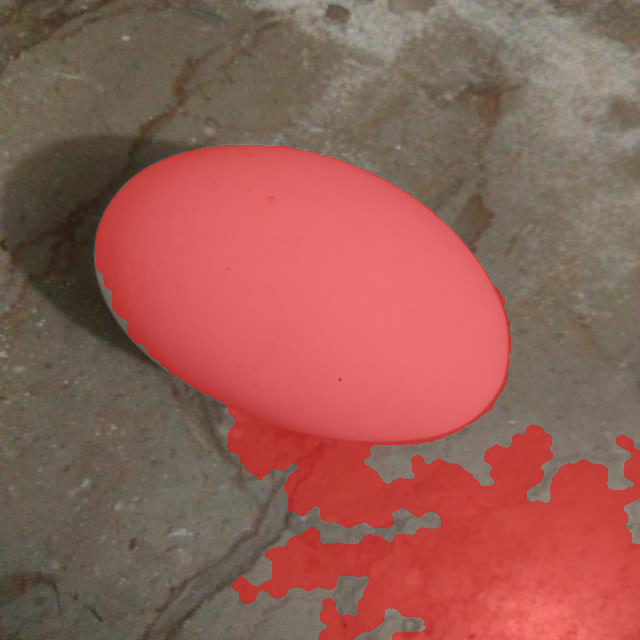
#> input picture task2_trial7_grabcut_trimap/not_damaged_101_jpg.rf.479d12a2b41a5ec6d718dcdabd14b0c9_overlay.png, 640 x 640 px
$ python -i task2_step7_grabcut_trimap.py   (imports and definitions only)
#> lines starting #> are read from the running program, lines starting #| are printed output that depends on the picture; after the words box and inside, x2 and y2 are one past the last pixel; in counts of white or black regions, pixels touching at a corner belong together
"""
Task 2 - Trial 7: GrabCut with proper trimap seeding (not just a rectangle)
+ stricter skin filter + background-bleed sanity retry.

Diagnosis from Trial 6 (8/8 dev images reviewed):
  - 1/8 clean success (rock bg), 1/8 near-success (paper), rest failed in
    two distinct ways:
  (A) Skin removal ate into egg highlights (pale/low-saturation pixels were
      wrongly caught by the YCrCb skin range) -> fix: require a saturation
      floor so only actually-saturated skin tones are removed.
  (B) Plain-rectangle seeding gives GrabCut no guaranteed-foreground
      anchor, so on busy/textured backgrounds (steel pan, ash/rock,
      patterned cloth) the color-GMM optimizer sometimes flips which
      cluster it calls "foreground" -> on the cloth image this produced a
      complete inversion (textured cloth labeled FG, smooth egg labeled BG).
      Fix: seed with a real trimap (sure-bg border, probable-bg band,
      probable-fg band, sure-fg center core) so the optimizer has a strong
      anchor and can't flip the whole frame.

Added: a size-sanity retry (not a shape/circularity filter) -- if the
resulting mask is implausibly large (likely background bleed), retry once
with a tighter trimap. This is just a sanity gate, it does not re-introduce
the discarded contour-scoring approach.
"""

import cv2
import numpy as np
from pathlib import Path

from task2_step0_split import load_or_build_split


def build_trimap_mask(h, w,
                       sure_bg_frac=0.05,
                       prob_bg_frac=0.18,
                       prob_fg_frac=0.35):
    """
    Nested-rectangle trimap:
      0..sure_bg_frac from edge          -> GC_BGD  (sure background)
      sure_bg_frac..prob_bg_frac         -> GC_PR_BGD
      prob_bg_frac..prob_fg_frac         -> GC_PR_FGD
      beyond prob_fg_frac (center core)  -> GC_FGD  (sure foreground)
    """
    mask = np.full((h, w), cv2.GC_PR_BGD, np.uint8)

    def rect_from_frac(f):
        mx, my = int(w * f), int(h * f)
        return mx, my, w - mx, h - my

    # start everything as sure background, then carve inward
    mask[:, :] = cv2.GC_BGD
    x, y, rw, rh = rect_from_frac(sure_bg_frac)
    mask[y:y + rh, x:x + rw] = cv2.GC_PR_BGD

    x, y, rw, rh = rect_from_frac(prob_bg_frac)
    mask[y:y + rh, x:x + rw] = cv2.GC_PR_FGD

    x, y, rw, rh = rect_from_frac(prob_fg_frac)
    mask[y:y + rh, x:x + rw] = cv2.GC_FGD

    return mask


def run_grabcut_trimap(image_bgr, sure_bg_frac, prob_bg_frac, prob_fg_frac,
                        iterations=6):
    h, w = image_bgr.shape[:2]
    mask = build_trimap_mask(h, w, sure_bg_frac, prob_bg_frac, prob_fg_frac)
    bgd_model = np.zeros((1, 65), np.float64)
    fgd_model = np.zeros((1, 65), np.float64)
    try:
        cv2.grabCut(image_bgr, mask, None, bgd_model, fgd_model,
                    iterations, cv2.GC_INIT_WITH_MASK)
    except cv2.error:
        return np.zeros((h, w), bool)
    return np.isin(mask, [cv2.GC_FGD, cv2.GC_PR_FGD])


def clean_mask(mask, min_area=200):
    m = mask.astype(np.uint8)
    n, labels, stats, _ = cv2.connectedComponentsWithStats(m, connectivity=8)
    if n <= 1:
        return None
    largest = 1 + int(np.argmax(stats[1:, cv2.CC_STAT_AREA]))
    m = (labels == largest).astype(np.uint8)
    if m.sum() < min_area:
        return None
    contours, _ = cv2.findContours(m, cv2.RETR_EXTERNAL, cv2.CHAIN_APPROX_SIMPLE)
    filled = np.zeros_like(m)
    cv2.drawContours(filled, contours, -1, 1, thickness=cv2.FILLED)
    return filled.astype(bool)


def skin_mask_ycrcb(image_bgr, min_saturation=40):
    """Skin color in YCrCb, gated by HSV saturation so pale/white egg
    highlights (low saturation) are never classified as skin."""
    ycrcb = cv2.cvtColor(image_bgr, cv2.COLOR_BGR2YCrCb)
    lower = np.array([0, 133, 77], np.uint8)
    upper = np.array([255, 173, 127], np.uint8)
    chroma_mask = cv2.inRange(ycrcb, lower, upper)

    hsv = cv2.cvtColor(image_bgr, cv2.COLOR_BGR2HSV)
    sat_mask = (hsv[:, :, 1] >= min_saturation).astype(np.uint8) * 255

    mask = cv2.bitwise_and(chroma_mask, sat_mask)
    kernel = cv2.getStructuringElement(cv2.MORPH_ELLIPSE, (7, 7))
    mask = cv2.morphologyEx(mask, cv2.MORPH_CLOSE, kernel, iterations=2)
    mask = cv2.morphologyEx(mask, cv2.MORPH_OPEN, kernel, iterations=1)
    return mask > 0


def segment(image_bgr, use_skin_removal=True, bleed_frac_thresh=0.55):
    h, w = image_bgr.shape[:2]
    total = h * w

    # pass 1: normal trimap
    fg = run_grabcut_trimap(image_bgr, 0.05, 0.18, 0.35)
    retried = False

    frac = fg.sum() / total
    if frac > bleed_frac_thresh:
        # pass 2: tighter core, bigger sure-bg border -> stronger anchor
        fg2 = run_grabcut_trimap(image_bgr, 0.10, 0.28, 0.45)
        retried = True
        if fg2.sum() / total < frac:
            fg = fg2

    if use_skin_removal:
        skin = skin_mask_ycrcb(image_bgr)
        fg = fg & (~skin)

    cleaned = clean_mask(fg)
    final_frac = (cleaned.sum() / total) if cleaned is not None else 0.0
    return cleaned, fg, retried, final_frac


def draw_overlay(image_bgr, mask):
    overlay = image_bgr.copy()
    if mask is not None:
        overlay[mask] = (0.5 * overlay[mask] + 0.5 * np.array([0, 0, 255])).astype(np.uint8)
    return overlay


# [29 lines not run here, left out]

>>> import cv2
>>> picture = cv2.imread('task2_trial7_grabcut_trimap/not_damaged_101_jpg.rf.479d12a2b41a5ec6d718dcdabd14b0c9_overlay.png')
#> picture is the input picture: shape (640, 640, 3); mean B, G, R 85.4, 94.2, 148.2
>>> result = segment(picture)
#> in segment, `fg = run_grabcut_trimap(image_bgr, 0.05, 0.18, 0.35)`:
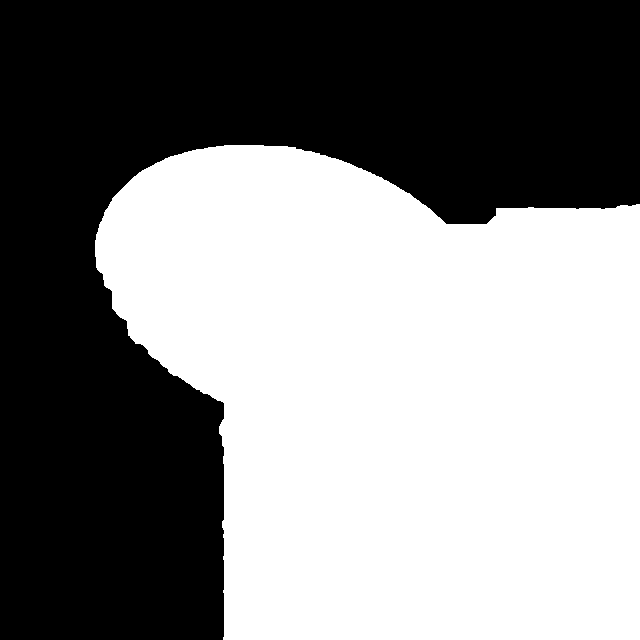
#> fg: shape (640, 640) bool; 51.8% white; 1 black region, box (x1, y1, x2, y2) and area: (0, 0, 640, 640) 197524
#> in segment, `frac = fg.sum() / total`: frac = 0.518
#> in skin_mask_ycrcb, `ycrcb = cv2.cvtColor(image_bgr, cv2.COLOR_BGR2YCrCb)`: ycrcb: shape (640, 640, 3); mean of channels 0, 1, 2 109.4, 155.7, 114.5
#> in skin_mask_ycrcb, `chroma_mask = cv2.inRange(ycrcb, lower, upper)`:
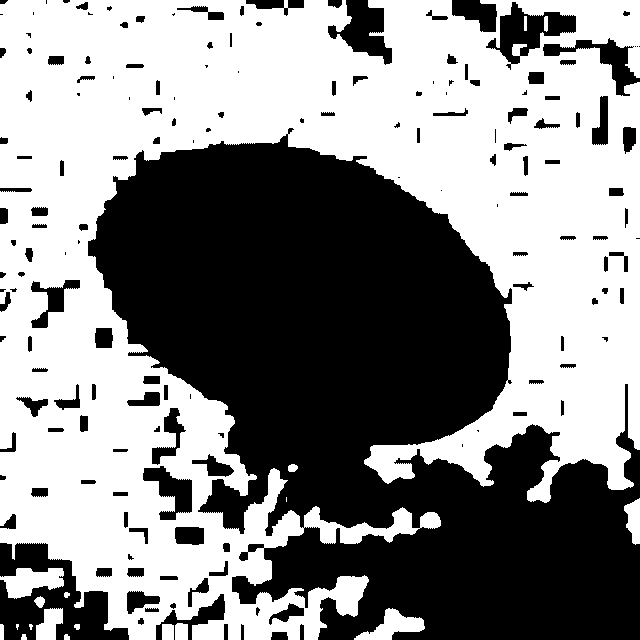
#> chroma_mask: shape (640, 640); 54% white; 167 black regions (39 under 20 px), largest, box (x1, y1, x2, y2) and area: (88, 128, 640, 640) 159692, (0, 543, 129, 640) 6293, (486, 2, 576, 70) 2352
#> in skin_mask_ycrcb, `hsv = cv2.cvtColor(image_bgr, cv2.COLOR_BGR2HSV)`: hsv: shape (640, 640, 3); mean H, S, V 25.8, 94.7, 148.2
#> in skin_mask_ycrcb, `sat_mask = (hsv[:, :, 1] >= min_saturation).astype(np.uint8) * 255`:
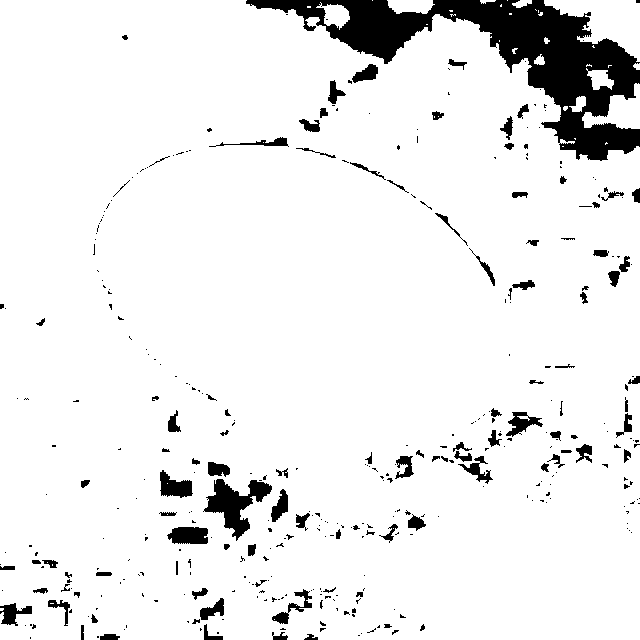
#> sat_mask: shape (640, 640); 92.3% white; 382 black regions (275 under 20 px), largest, box (x1, y1, x2, y2) and area: (246, 0, 640, 161) 18433, (203, 479, 272, 541) 1720, (167, 527, 208, 544) 596
#> in skin_mask_ycrcb, `mask = cv2.bitwise_and(chroma_mask, sat_mask)`: mask: shape (640, 640); 50.3% white; 222 black regions (97 under 20 px), largest, box (x1, y1, x2, y2) and area: (88, 128, 640, 640) 163148, (246, 0, 640, 161) 18876, (0, 543, 129, 640) 6304
#> in skin_mask_ycrcb, `mask = cv2.morphologyEx(mask, cv2.MORPH_CLOSE, kernel, iterations=2)`:
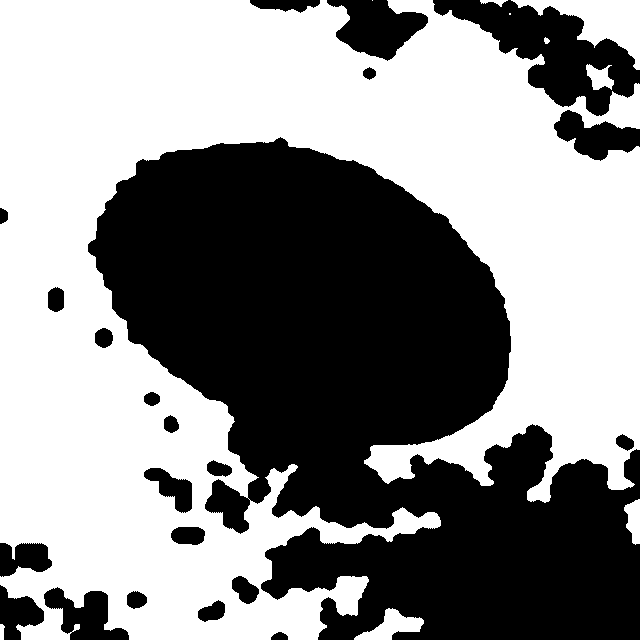
#> mask: shape (640, 640); 55.2% white; 22 black regions, largest, box (x1, y1, x2, y2) and area: (88, 137, 640, 640) 157305, (433, 0, 640, 116) 9967, (327, 0, 428, 61) 3602
#> in skin_mask_ycrcb, `mask = cv2.morphologyEx(mask, cv2.MORPH_OPEN, kernel, iterations=1)`:
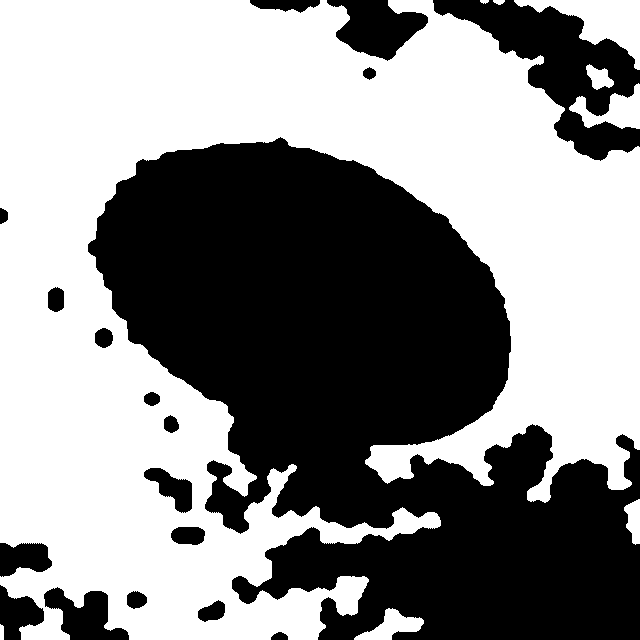
#> mask: shape (640, 640); 55.1% white; 18 black regions, largest, box (x1, y1, x2, y2) and area: (88, 137, 640, 640) 158486, (433, 0, 640, 161) 12564, (327, 0, 428, 61) 3610
#> in segment, `fg = fg & (~skin)`:
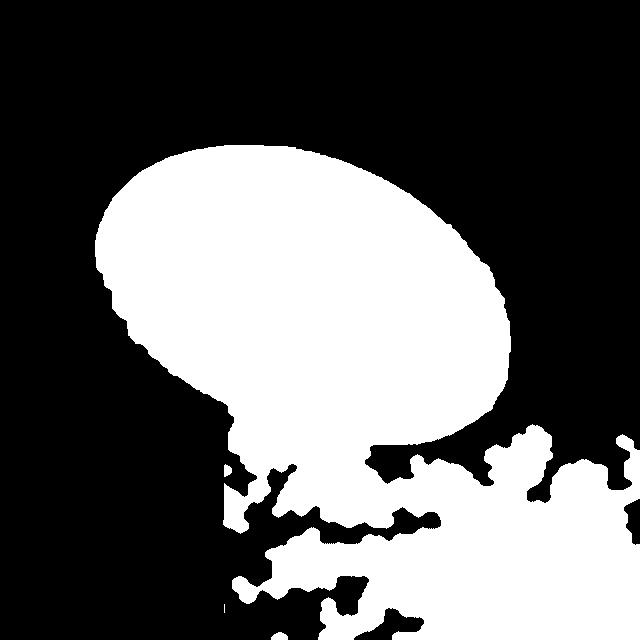
#> fg: shape (640, 640) bool; 38.2% white; 4 white regions (1 under 20 px), largest, box (x1, y1, x2, y2) and area: (95, 145, 640, 640) 156428, (271, 632, 288, 640) 105, (224, 464, 232, 477) 77
#> in clean_mask, `n, labels, stats, _ = cv2.connectedComponentsWithStats(m, connectivity..`:
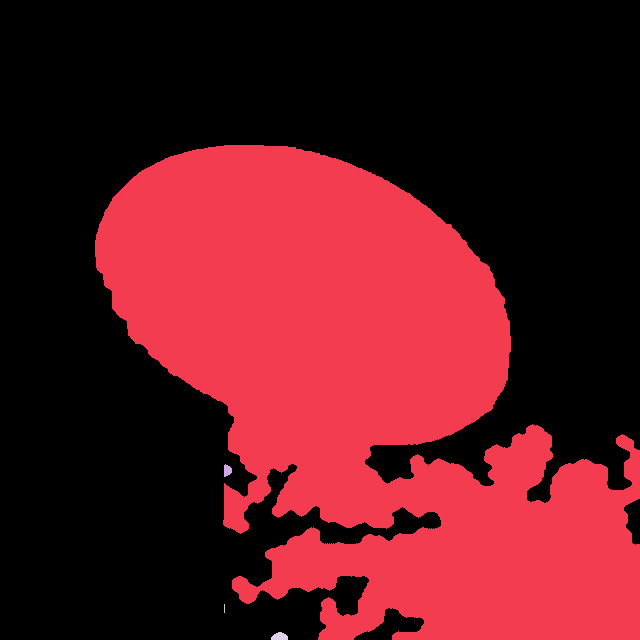
#> labels: shape (640, 640) int32; 5 distinct labels, from 0 to 4; one colour per label, 0 black
#> in clean_mask, `n, labels, stats, _ = cv2.connectedComponentsWithStats(m, connectivity..`: n = 5; stats = [[0, 0, 640, 640, 252981], [95, 145, 545, 495, 156428], [224, 464, 8, 13, 77], [224, 604, 1, 9, 9], [271, 632, 17, 8, 105]]
#> in clean_mask, `largest = 1 + int(np.argmax(stats[1:, cv2.CC_STAT_AREA]))`: largest = 1
#> in clean_mask, `m = (labels == largest).astype(np.uint8)`: m: shape (640, 640); values 0 (black) and 1 (white), 38.2% white; 1 white region
#> in clean_mask, `contours, _ = cv2.findContours(m, cv2.RETR_EXTERNAL, cv2.CHAIN_APPROX_..`: contours = 1 contour; box (x1, y1, x2, y2) and area: (95, 145, 640, 640) 154838
#> in segment, `final_frac = (cleaned.sum() / total) if cleaned is not None else 0.0`: final_frac = 0.382

$ run again, on task2_trial7_grabcut_trimap/not_damaged_1_jpg.rf.d74c98a14f068b48c1f58fd573361f1f_overlay.png
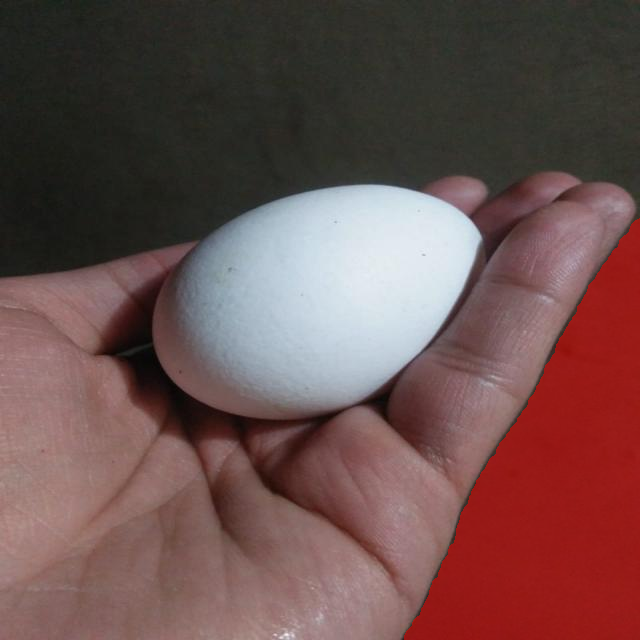
#> input picture task2_trial7_grabcut_trimap/not_damaged_1_jpg.rf.d74c98a14f068b48c1f58fd573361f1f_overlay.png, 640 x 640 px
#> picture is the input picture: shape (640, 640, 3); mean B, G, R 78.2, 80, 108.7
#> in segment, `fg = run_grabcut_trimap(image_bgr, 0.05, 0.18, 0.35)`:
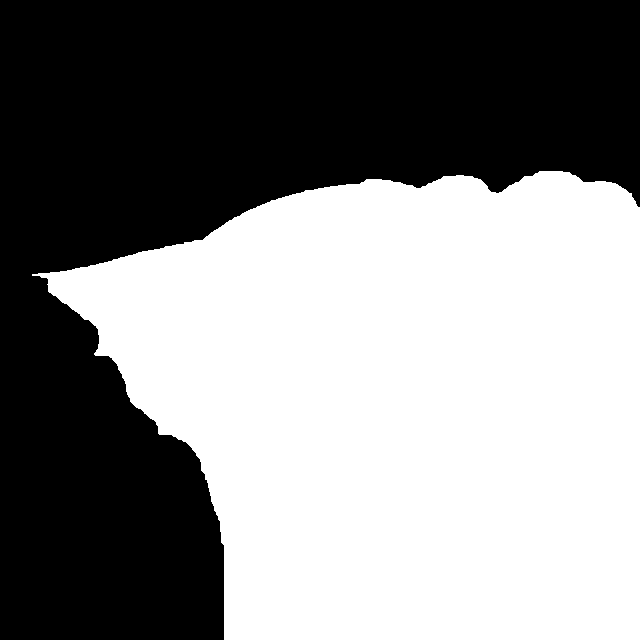
#> fg: shape (640, 640) bool; 52.1% white; 1 black region, box (x1, y1, x2, y2) and area: (0, 0, 640, 640) 196050
#> frac = 0.521
#> ycrcb: shape (640, 640, 3); mean of channels 0, 1, 2 88.4, 142.4, 122.2
#> chroma_mask: shape (640, 640); 40.6% white; 5 white regions (4 under 20 px), largest, box (x1, y1, x2, y2) and area: (0, 170, 639, 640) 166103
#> hsv: shape (640, 640, 3); mean H, S, V 42.8, 75.9, 111.7
#> sat_mask: shape (640, 640); 65.2% white; 198 black regions (160 under 20 px), largest, box (x1, y1, x2, y2) and area: (0, 0, 640, 410) 134912, (0, 170, 96, 240) 3060, (0, 104, 21, 128) 366
#> labels: shape (640, 640) int32; 14 distinct labels, from 0 to 13
#> n = 14; stats = 14 rows, first 6: [0, 0, 640, 640, 301748], [524, 176, 1, 1, 1], [176, 179, 311, 231, 52112], [485, 184, 12, 12, 55], [503, 189, 2, 2, 2], [499, 192, 1, 1, 1]
#> largest = 6
#> in clean_mask, `m = (labels == largest).astype(np.uint8)`:
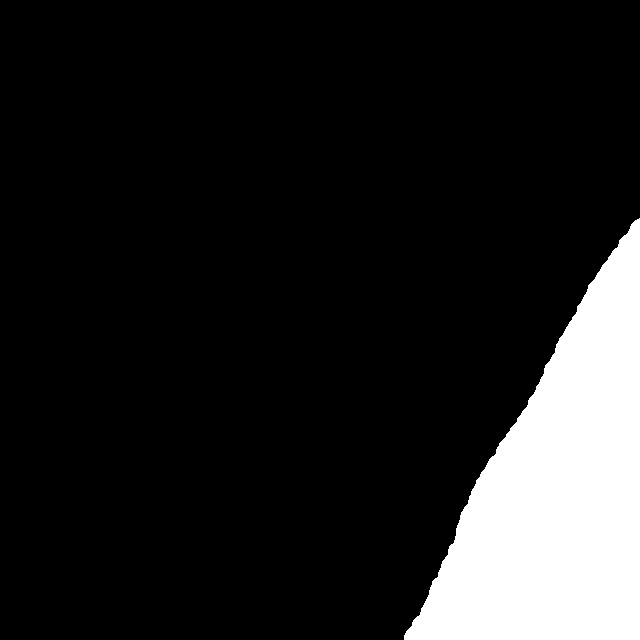
#> m: shape (640, 640); values 0 (black) and 1 (white), 13.1% white; 1 white region
#> contours = 1 contour; box (x1, y1, x2, y2) and area: (404, 218, 640, 640) 53122
#> final_frac = 0.131
